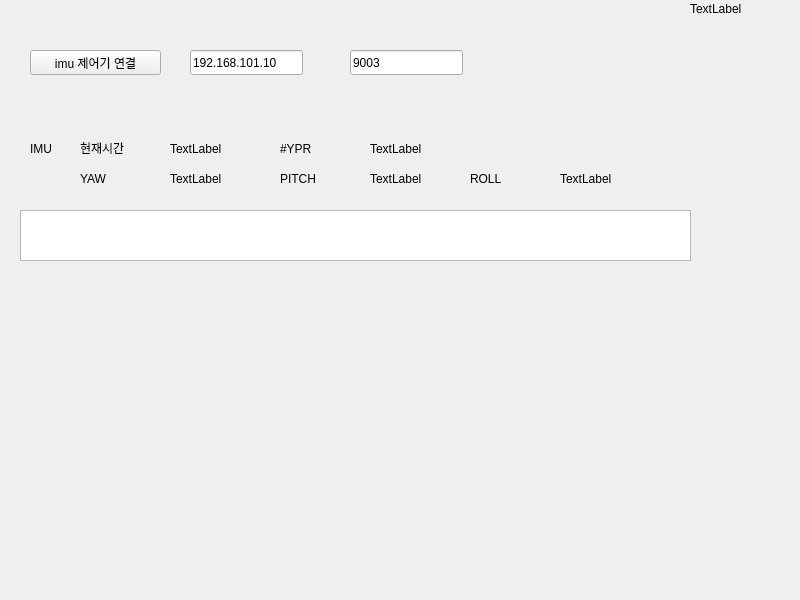
<?xml version="1.0" encoding="UTF-8"?>
<ui version="4.0">
 <class>Imu_Widget</class>
 <widget class="QWidget" name="Imu_Widget">
  <property name="geometry">
   <rect>
    <x>0</x>
    <y>0</y>
    <width>800</width>
    <height>600</height>
   </rect>
  </property>
  <property name="windowTitle">
   <string>Lidar_Widget</string>
  </property>
  <widget class="QPushButton" name="connectButton">
   <property name="geometry">
    <rect>
     <x>30</x>
     <y>50</y>
     <width>131</width>
     <height>25</height>
    </rect>
   </property>
   <property name="text">
    <string>imu 제어기 연결</string>
   </property>
  </widget>
  <widget class="QLabel" name="label">
   <property name="geometry">
    <rect>
     <x>690</x>
     <y>0</y>
     <width>67</width>
     <height>17</height>
    </rect>
   </property>
   <property name="text">
    <string>TextLabel</string>
   </property>
  </widget>
  <widget class="QLabel" name="label_2">
   <property name="geometry">
    <rect>
     <x>30</x>
     <y>140</y>
     <width>67</width>
     <height>17</height>
    </rect>
   </property>
   <property name="text">
    <string>IMU</string>
   </property>
  </widget>
  <widget class="QLabel" name="label_3">
   <property name="geometry">
    <rect>
     <x>80</x>
     <y>140</y>
     <width>71</width>
     <height>16</height>
    </rect>
   </property>
   <property name="text">
    <string>현재시간</string>
   </property>
  </widget>
  <widget class="QLabel" name="TimeLable">
   <property name="geometry">
    <rect>
     <x>170</x>
     <y>140</y>
     <width>67</width>
     <height>17</height>
    </rect>
   </property>
   <property name="text">
    <string>TextLabel</string>
   </property>
  </widget>
  <widget class="QLabel" name="label_4">
   <property name="geometry">
    <rect>
     <x>280</x>
     <y>140</y>
     <width>67</width>
     <height>17</height>
    </rect>
   </property>
   <property name="text">
    <string>#YPR</string>
   </property>
  </widget>
  <widget class="QLabel" name="YPRLabel">
   <property name="geometry">
    <rect>
     <x>370</x>
     <y>140</y>
     <width>231</width>
     <height>17</height>
    </rect>
   </property>
   <property name="text">
    <string>TextLabel</string>
   </property>
  </widget>
  <widget class="QLabel" name="label_6">
   <property name="geometry">
    <rect>
     <x>80</x>
     <y>170</y>
     <width>67</width>
     <height>17</height>
    </rect>
   </property>
   <property name="text">
    <string>YAW</string>
   </property>
  </widget>
  <widget class="QLabel" name="YAWLabel">
   <property name="geometry">
    <rect>
     <x>170</x>
     <y>170</y>
     <width>67</width>
     <height>17</height>
    </rect>
   </property>
   <property name="text">
    <string>TextLabel</string>
   </property>
  </widget>
  <widget class="QLabel" name="label_8">
   <property name="geometry">
    <rect>
     <x>280</x>
     <y>170</y>
     <width>67</width>
     <height>17</height>
    </rect>
   </property>
   <property name="text">
    <string>PITCH</string>
   </property>
  </widget>
  <widget class="QLabel" name="PITCHLabel">
   <property name="geometry">
    <rect>
     <x>370</x>
     <y>170</y>
     <width>67</width>
     <height>17</height>
    </rect>
   </property>
   <property name="text">
    <string>TextLabel</string>
   </property>
  </widget>
  <widget class="QLabel" name="label_5">
   <property name="geometry">
    <rect>
     <x>470</x>
     <y>170</y>
     <width>67</width>
     <height>17</height>
    </rect>
   </property>
   <property name="text">
    <string>ROLL</string>
   </property>
  </widget>
  <widget class="QLabel" name="ROLLLabel">
   <property name="geometry">
    <rect>
     <x>560</x>
     <y>170</y>
     <width>67</width>
     <height>17</height>
    </rect>
   </property>
   <property name="text">
    <string>TextLabel</string>
   </property>
  </widget>
  <widget class="QLineEdit" name="serverIP">
   <property name="geometry">
    <rect>
     <x>190</x>
     <y>50</y>
     <width>113</width>
     <height>25</height>
    </rect>
   </property>
   <property name="text">
    <string>192.168.101.10</string>
   </property>
  </widget>
  <widget class="QLineEdit" name="portNum">
   <property name="geometry">
    <rect>
     <x>350</x>
     <y>50</y>
     <width>113</width>
     <height>25</height>
    </rect>
   </property>
   <property name="text">
    <string>9003</string>
   </property>
  </widget>
  <widget class="QTextEdit" name="textEdit">
   <property name="geometry">
    <rect>
     <x>20</x>
     <y>210</y>
     <width>671</width>
     <height>51</height>
    </rect>
   </property>
  </widget>
  <widget class="QWidget" name="sensor" native="true">
   <property name="geometry">
    <rect>
     <x>20</x>
     <y>280</y>
     <width>671</width>
     <height>311</height>
    </rect>
   </property>
  </widget>
 </widget>
 <resources/>
 <connections/>
</ui>
